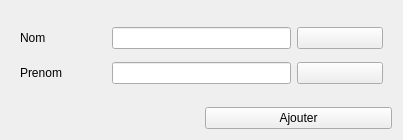
<?xml version="1.0" encoding="UTF-8"?>
<ui version="4.0">
 <class>Form</class>
 <widget class="QWidget" name="Form">
  <property name="windowModality">
   <enum>Qt::ApplicationModal</enum>
  </property>
  <property name="geometry">
   <rect>
    <x>0</x>
    <y>0</y>
    <width>403</width>
    <height>140</height>
   </rect>
  </property>
  <property name="minimumSize">
   <size>
    <width>0</width>
    <height>0</height>
   </size>
  </property>
  <property name="maximumSize">
   <size>
    <width>16777215</width>
    <height>16777215</height>
   </size>
  </property>
  <property name="windowTitle">
   <string>Nouveau Docteur</string>
  </property>
  <layout class="QGridLayout" name="gridLayout_3">
   <item row="1" column="1">
    <widget class="QPushButton" name="add_dr">
     <property name="text">
      <string>Ajouter</string>
     </property>
    </widget>
   </item>
   <item row="0" column="0" colspan="2">
    <widget class="QWidget" name="ic2" native="true">
     <layout class="QGridLayout" name="gridLayout">
      <item row="1" column="0">
       <widget class="QLabel" name="label">
        <property name="text">
         <string>Nom</string>
        </property>
       </widget>
      </item>
      <item row="2" column="0">
       <widget class="QLabel" name="label_2">
        <property name="text">
         <string>Prenom</string>
        </property>
       </widget>
      </item>
      <item row="1" column="3">
       <widget class="QPushButton" name="ic1">
        <property name="text">
         <string/>
        </property>
       </widget>
      </item>
      <item row="1" column="1" colspan="2">
       <widget class="QLineEdit" name="dr_nom"/>
      </item>
      <item row="2" column="3">
       <widget class="QPushButton" name="ic2_2">
        <property name="text">
         <string/>
        </property>
       </widget>
      </item>
      <item row="2" column="1" colspan="2">
       <widget class="QLineEdit" name="dr_prenom"/>
      </item>
     </layout>
    </widget>
   </item>
  </layout>
 </widget>
 <resources/>
 <connections/>
</ui>
